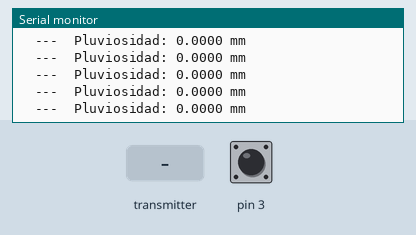
Simulated run of this sketch. Board: Arduino Uno, built with avr-gcc and run on an emulated ATmega328P. Parts: the last lines printed to the serial monitor. The inputs (shaded band) are chosen by the test bench; at power-on: pin 3 HIGH. No radio packets arrive unless stated.

Above: at 1.2 s.
1.3 s: the transmitter starts sending data = 0
At 1.6 s:
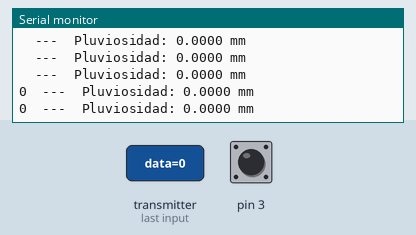
4.3 s: pin 3 pulled LOW for 0.15 s
At 4.56 s:
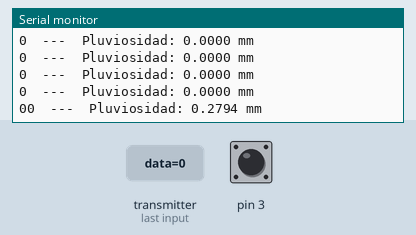
7.4 s: pin 3 pulled LOW for 1 s
At 8.5 s:
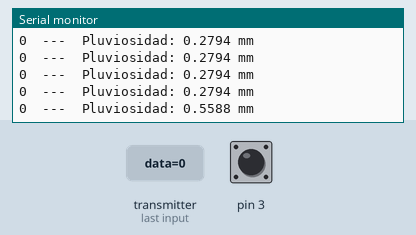
11.4 s: the transmitter starts sending data = 64
At 11.56 s:
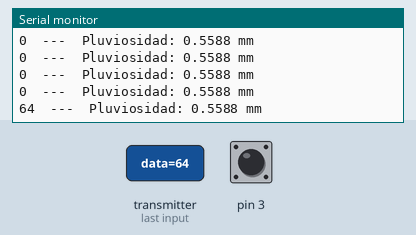
14.4 s: the transmitter starts sending data = 128
At 14.61 s:
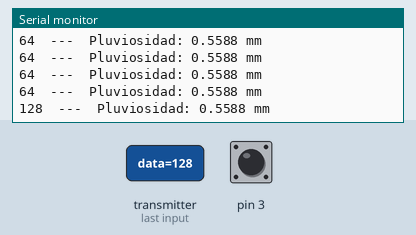
17.4 s: pin 3 pulsed LOW 5 times (0.12 s each, 0.3 s apart)
At 17.97 s:
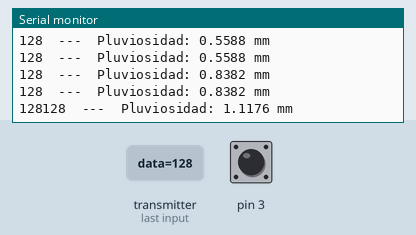
Timing chart, 0 to 20.4 s (numbered marks = the images above; inputs shaded):
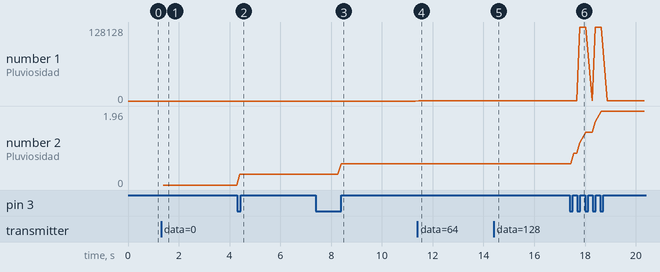

The sketch:

RXprueba_rf_pluviometro.ino
```cpp
#include <nRF24L01.h>
#include <RF24.h>
#include <RF24_config.h>
#include <SPI.h>
#include <RH_RF95.h>

#define RESOLUCION 0.2794

RH_RF95 rf95;
float frequency = 868.0; //FRECUENCIA LoRa

const int pinCE = 4;
const int pinCSN = 5;
RF24 radio(pinCE, pinCSN);

// Single radio pipe address for the 2 nodes to communicate.
const uint64_t pipe = 0xE8E8F0F0E1LL;

uint8_t data;
uint8_t cuenta_prec=0;
uint8_t cont_aux=1;

void pluviometro();

void setup()
{
   Serial.begin(9600);
   pinMode (3, INPUT_PULLUP);
   attachInterrupt(digitalPinToInterrupt(3), pluviometro, RISING);
   radio.begin();
   radio.openReadingPipe(1,pipe);
   radio.startListening();

  //CONFIGURACIONES DE RED LoRa
   if (!rf95.init())
    Serial.println("init failed");
  // Setup ISM frequency
   rf95.setFrequency(frequency);
  // Setup Power,dBm
   rf95.setTxPower(13);

  // Setup Spreading Factor (6 ~ 12)
   rf95.setSpreadingFactor(7);

  // Setup BandWidth, option: 7800,10400,15600,20800,31200,41700,62500,125000,250000,500000
  //Lower BandWidth for longer distance.
   rf95.setSignalBandwidth(125000);

  // Setup Coding Rate:5(4/5),6(4/6),7(4/7),8(4/8)
   rf95.setCodingRate4(5);
}

void loop()
{
   if (radio.available())
   {
      radio.read(&data, sizeof data); //RECIBE DATO POR RF
      Serial.print(data);

      rf95.send(&data, sizeof(data));// ENVIA DATO A GATEWAY LoRa
      rf95.waitPacketSent();//ESPERA AQUE EL DATO SEA ENVIADO

      rf95.send(&cuenta_prec, sizeof(cuenta_prec));// ENVIA DATO A GATEWAY LoRa
      rf95.waitPacketSent();//ESPERA AQUE EL DATO SEA
   }

   Serial.print("  ---  Pluviosidad: ");
   Serial.print(cuenta_prec*RESOLUCION, 4);
   Serial.println(" mm");
}

void pluviometro(){

  //cont_aux++;
  //if(cont_aux==5){
    cuenta_prec++;
    //cont_aux=1;
  //}

   if (radio.available())
   {
      radio.read(&data, sizeof data); //RECIBE DATO POR RF
      Serial.print(data);

      rf95.send(&data, sizeof(data));// ENVIA DATO A GATEWAY LoRa
      rf95.waitPacketSent();//ESPERA AQUE EL DATO SEA

      rf95.send(&cuenta_prec, sizeof(cuenta_prec));// ENVIA DATO A GATEWAY LoRa
      rf95.waitPacketSent();//ESPERA AQUE EL DATO SEA
   }

}
```

Measured:
- after the input at 1.3 s, the serial monitor: prints a new line after 0.09 s (image 1)
- after the input at 4.3 s, the serial monitor: prints a new line after 0.11 s (image 2)
- after the input at 7.4 s, the serial monitor: prints a new line after 0.99 s (image 3)
- after the input at 11.4 s, the serial monitor: prints a new line at once (image 4)
- after the input at 14.4 s, the serial monitor: prints a new line after 0.10 s (image 5)
- after the input at 17.4 s, the serial monitor: prints a new line after 0.15 s (image 6)
- plotted number 1: 0 → 64 after the input at 11.4 s, 64 → 128 after the input at 14.4 s
- plotted number 2: 0 → 0.28 after the input at 4.3 s, 0.28 → 0.56 after the input at 7.4 s, 0.56 → 1.96 after the input at 17.4 s
